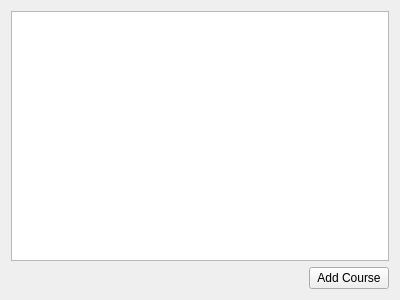
<?xml version="1.0" encoding="UTF-8"?>
<ui version="4.0">
 <class>courses_tab</class>
 <widget class="QWidget" name="courses_tab">
  <property name="geometry">
   <rect>
    <x>0</x>
    <y>0</y>
    <width>400</width>
    <height>300</height>
   </rect>
  </property>
  <property name="windowTitle">
   <string>Form</string>
  </property>
  <layout class="QVBoxLayout" name="verticalLayout">
   <item>
    <widget class="QTableView" name="tableView"/>
   </item>
   <item>
    <layout class="QHBoxLayout" name="horizontalLayout">
     <item>
      <spacer name="horizontalSpacer">
       <property name="orientation">
        <enum>Qt::Horizontal</enum>
       </property>
       <property name="sizeHint" stdset="0">
        <size>
         <width>40</width>
         <height>20</height>
        </size>
       </property>
      </spacer>
     </item>
     <item>
      <widget class="QPushButton" name="pushButton">
       <property name="text">
        <string>Add Course</string>
       </property>
      </widget>
     </item>
    </layout>
   </item>
  </layout>
 </widget>
 <resources/>
 <connections/>
</ui>
